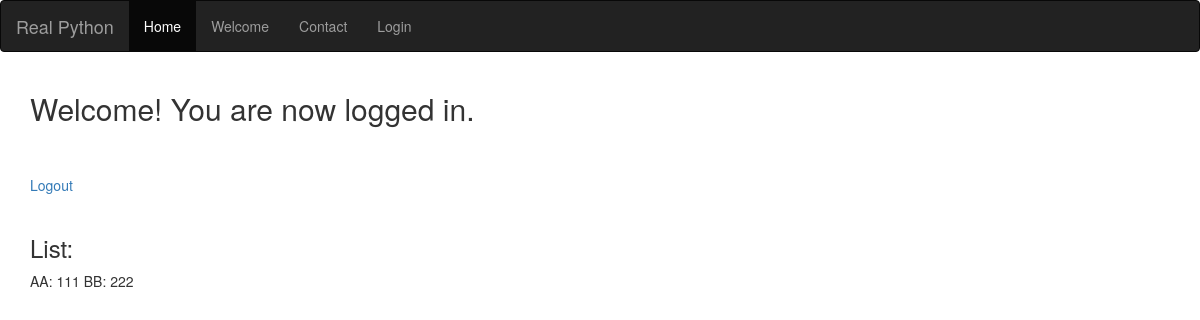
The app's page /hello (signed in), older data.
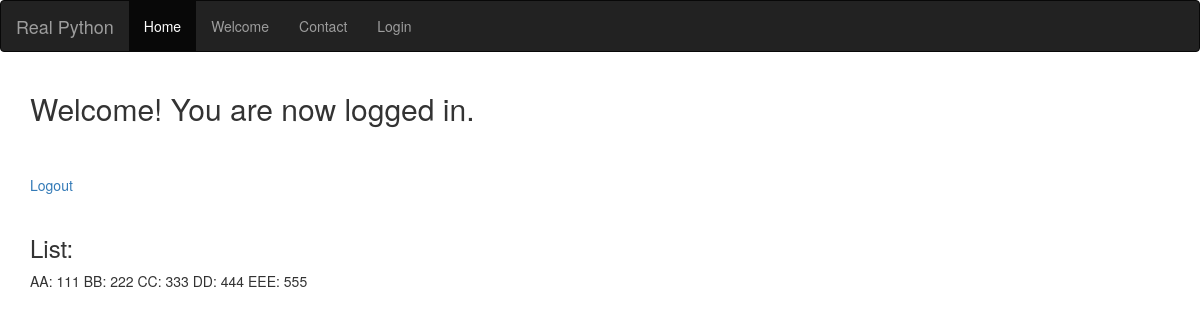
The same page, newer data.
### tables this page shows
CREATE TABLE tb_contact (id integer primary key autoincrement, name string, number string);

### routes.py (the view)
@app.route('/hello')
@login_required
def hello():
    g.db = connect_db()
    cur = g.db.execute('select name, number from tb_contact')
    contact = [dict(name=row[0], number=row[1]) for row in cur.fetchall()]
    g.db.close()
    return render_template('hello.html', contact=contact)

### routes.py (called while the page is built)
def connect_db():
    return sql.connect(app.config['DATABASE'])

def login_required(test):
    @wraps(test)
    def wrap(*args, **kwargs):
        if 'logged_in' in session:
            return test(*args, **kwargs)
        else:
            flash('You need to loggin first.')
            return redirect(url_for('login'))
    return wrap

### templates/hello.html
{% extends "template.html" %}
{% block content %}
    <h2>Welcome! You are now logged in.</h2>
    <br />
    <br />
    <a href="/logout">Logout</a>
    <br />
    <br />
    <h3>List:</h3>
    {% for item in contact %}
        {{ item.name }}: {{ item.number }}
    {% endfor %}
{% endblock %}

Row changes from the older to the newer data that the page shows:
added tb_contact: name "CC", number "333"
added tb_contact: name "DD", number "444"
added tb_contact: name "EEE", number "555"
